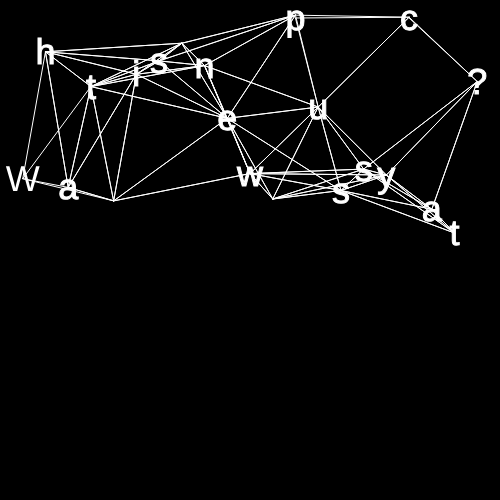
Frame 1 (no input)
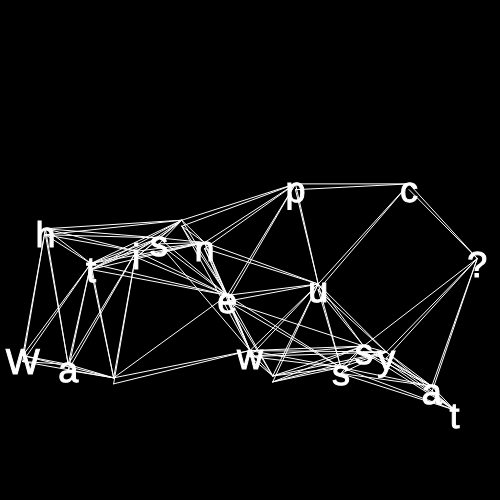
Frame 60 (no input)
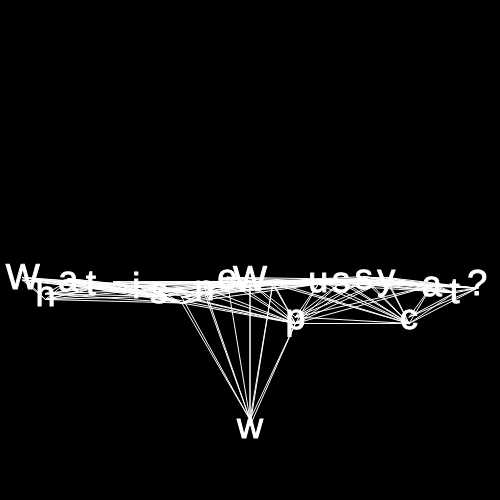
Frame 120 (the mouse pressed at the canvas centre since frame 60)

The p5.js sketch that drew these frames (run headless with seeded random() and noise() and a simulated clock; from frame 60 on, the mouse is pressed at the canvas centre):

// p5.js sketch
// ── sketch.js
// originally from https://www.openprocessing.org/sketch/697177
// translation in-progress 2019.12.08
// think it might derive from https://p5js.org/examples/motion-bouncy-bubbles.html
// or https://www.openprocessing.org/sketch/566703

const sourceText = 'What is new pussycat?'.split('')
var tSize = 36;

let charObjs = []
var charaLim = sourceText.length;
var charIndex;

var spring = 0.1;
var gravity = 0.1;
var friction = -0.9;
var charaCounter = 0
var showLetters = true;

function setup() {
  createCanvas(500, 500);
  textSize(tSize);
  textAlign(CENTER);
  for (var i = 1; i < charaLim + 1; i++) {
    charObjs.push(new Chara(i, i - 1, width / (charaLim + 1) * i, random(height / 2), tSize));
  }
}

function draw() {
  background(0);
  for (var i = 0; i < charObjs.length; i++) {
    const charObj = charObjs[i]
    charObj.collide();
    charObj.move();
    charObj.display();
  }

  if (charObjs.length > charaLim * 2) {
    deleteOne(1);
  }
}

function mousePressed() {
  addOne();
}

function addOne() {
  if (charaCounter >= charaLim) {
    charaCounter = 0;
  }
  charObjs.push(new Chara(charObjs.length + 1, charaCounter, mouseX, mouseY, tSize));
  charaCounter++;
}

function deleteOne(delid) {
  charObjs.splice(delid - 1, 1);
  for (var i = delid - 1; i < charObjs.length; i++) {
    const chara = charObjs[i]
    chara.reOrder();
  }
}

function keyPressed() {
  if (key == ' ') {
    showLetters = !showLetters;
  }
}

// TODO: I made this a function, and didn't use the this stuff
// and totally screwed up with closing over vars
class Chara {
  constructor(id, whichChara, x, y, diameter) {
    this.id = id
    this.whichChara = whichChara
    this.x = x
    this.y = y
    this.vx = 0
    this.vy = 0
    this.diameter = diameter
  }

  collide() {
    for (var i = 0; i < charObjs.length; i++) {
      const other = charObjs[i]
      if (other != this) {
        var dx = other.x - this.x;
        var dy = other.y - this.y;
        var distance = sqrt(dx * dx + dy * dy);
        var minDist = other.diameter / 4 + this.diameter / 4;
        if (distance < minDist * 8) {
          line(this.x, this.y, other.x, other.y);
        }
        if (distance < minDist) {
          var angle = atan2(dy, dx);
          var targetX = this.x + cos(angle) * minDist;
          var targetY = this.y + sin(angle) * minDist;
          var ax = (targetX - other.x) * spring;
          var ay = (targetY - other.y) * spring;
          this.vx -= ax;
          this.vy -= ay;
          other.vx += ax;
          other.vy += ay;
        }
      } else {
        fill(255);
      }
    }
  }

  move() {
    this.vy += gravity;
    this.x += this.vx;
    this.y += this.vy;
    if (this.x + this.diameter / 2 > width) {
      this.x = width - this.diameter / 2;
      this.vx *= friction;
    } else if (this.x - this.diameter / 2 < 0) {
      this.x = this.diameter / 2;
      this.vx *= friction;
    }
    if (this.y + this.diameter / 2 > height) {
      this.y = height - this.diameter / 2;
      this.vy *= friction;
    } else if (this.y - this.diameter / 2 < 0) {
      this.y = this.diameter / 2;
      this.vy *= friction;
    }
  }

  display() {
    if (showLetters) {
      text(sourceText[this.whichChara], this.x, this.y + this.diameter / 3);
    }
    stroke(255);
  }

  reOrder() {
    this.id -= 1;
  }

}
